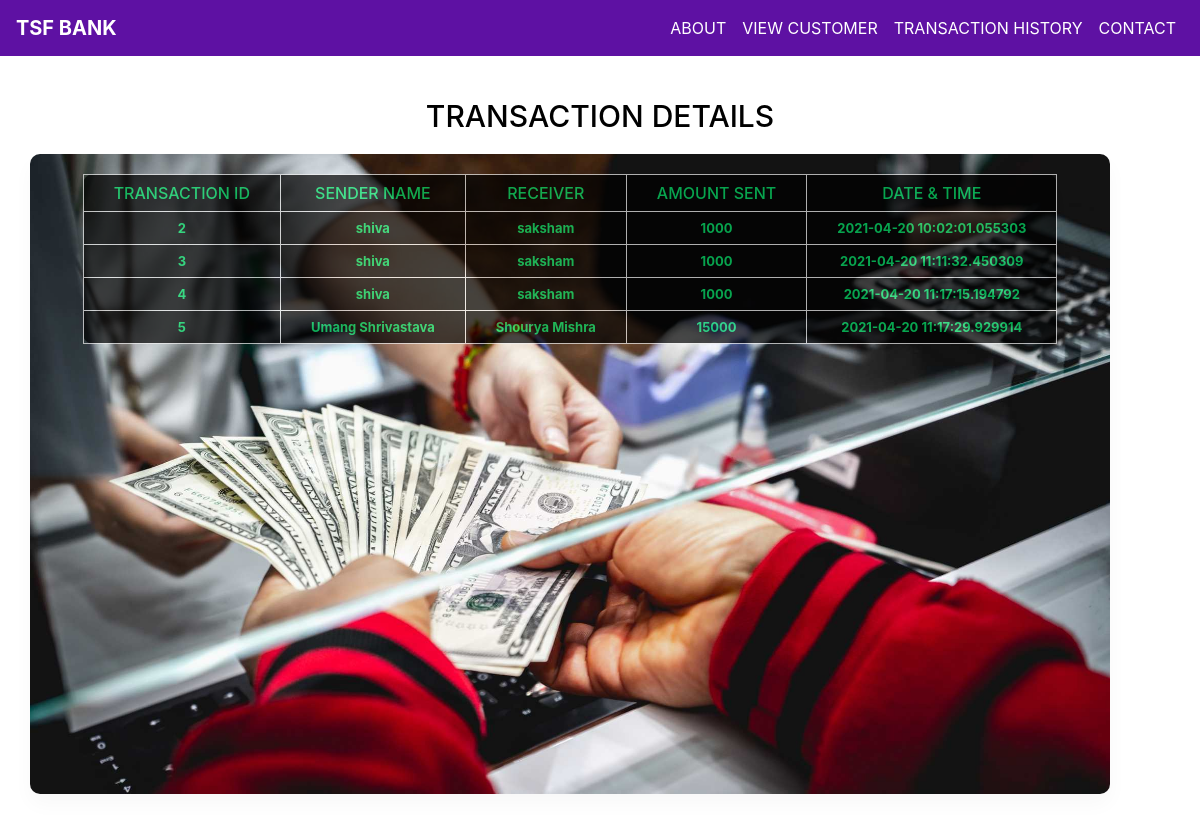
/transaction.php, run on the app's committed database.
### tables this page shows
CREATE TABLE IF NOT EXISTS `transaction` (
  `transid` int(11) NOT NULL AUTO_INCREMENT,
  `sender` varchar(255) NOT NULL,
  `receiver` varchar(255) NOT NULL,
  `balance` int(255) NOT NULL,
  `datetime` timestamp(6) NOT NULL DEFAULT CURRENT_TIMESTAMP(6),
  PRIMARY KEY (`transid`)
);

### transaction.php (the view, shortened to what this page needs)
<html>
<head>
<link rel="stylesheet" href="https://maxcdn.bootstrapcdn.com/bootstrap/4.5.2/css/bootstrap.min.css">
<link rel="stylesheet" href="https://cdnjs.cloudflare.com/ajax/libs/font-awesome/4.7.0/css/font-awesome.min.css">
</head>
<body>
<div class="main_div">
     <div class="navbar navbar-expand-md">
      <a href="#" class="navbar-brand font-weight-bold text-white text-center">TSF BANK</a>
       <div class="collapse navbar-collapse text-center" id="collapsenavbar">
          <ul class="navbar-nav ml-auto">
              <li class="nav-item">
                  <a href="index.php" class="nav-link text-white">ABOUT</a></li>
              <li class="nav-item">
                  <a href="viewcustomers.php" class="nav-link text-white">VIEW CUSTOMER</a></li>
              <li class="nav-item">
                  <a href="transaction.php" class="nav-link text-white">TRANSACTION HISTORY</a></li>
              <li class="nav-item">
                  <a href="#" class="nav-link text-white">CONTACT</a></li>
               </ul>
        </div>
     </div>
          <div class="display_table">
                  <h1 style="color:black;font-size:30px;">TRANSACTION DETAILS</h1>
                 <div class="center_div">
               <div class="table-responsive">
                    <table>
                    <thead>
                     <tr>
                     <th>Transaction ID</th>
                      <th>Sender Name</th>
                      <th>Receiver</th>
                       <th>Amount Sent</th>
                      <th colspan="2">Date & Time</th>
                    </tr>
                    </thead>
                   <tbody>
                  </div>
          <?php
          include 'connection.php';
          $selectquery = "select * from transaction";
          $query = mysqli_query($con,$selectquery);
           while($res = mysqli_fetch_array($query))
          {
            ?>
               <tr>
               <td><?php  echo $res['transid']; ?></td>
               <td><?php echo $res['sender']; ?></td>
               <td><?php echo $res['receiver']; ?></td>
               <td><?php echo $res['balance']; ?></td>
            <td><?php echo $res['datetime']; ?></td>
               </tr>
             <?php
          }
           ?>
</div>
</div>
</div>
</body>
</html>

### transaction.php (style rules this page uses)
* { margin:0; padding:0; box-sizing:border-box; }
.navbar { width:100%; white-space:nowrap; background-color: #5E11A3; }
.main_div { width:100%; height:100vh; }
.display_table { width:100vw; height:100vh; display:flex; flex-direction:column; justify-content: center; text-align:center; }
.center_div { width:90vw; height:80vh; background-image:url('images/2.jpg'); background-repeat:no-repeat; background-size:100%; padding:20px 0 0 0; box-shadow:0 10px 20px 0 rgba(0,0,0,0.03); border-radius:10px; margin-left:30px; }
h1 { font-size:18px; color:#000; text-align:center; margin-top:-20px; margin-bottom:20px; }
table { border-collapse:collapse; background-color:black; box-shadow:0 10px 20px 0 rgba(0,0,0,0.03); border-radius: 10px; border-collapse:collapse; table-layout:fixed; opacity:0.7; color:#F7CC1A; font-weight:bold; margin:auto; }
th,td { border:1px solid #f2f2f2; padding:8px 30px; text-align:center; opacity:0.9; color:#04FB73 ; }
th { text-transform:uppercase; font-weight:500; }
td { font-size:13px; }

### data on the page
transaction: transid "2", sender "shiva", receiver "saksham", balance "1000", datetime "2021-04-20 10:02:01.055303"
transaction: transid "3", sender "shiva", receiver "saksham", balance "1000", datetime "2021-04-20 11:11:32.450309"
transaction: transid "4", sender "shiva", receiver "saksham", balance "1000", datetime "2021-04-20 11:17:15.194792"
transaction: transid "5", sender "Umang Shrivastava", receiver "Shourya Mishra", balance "15000", datetime "2021-04-20 11:17:29.929914"
